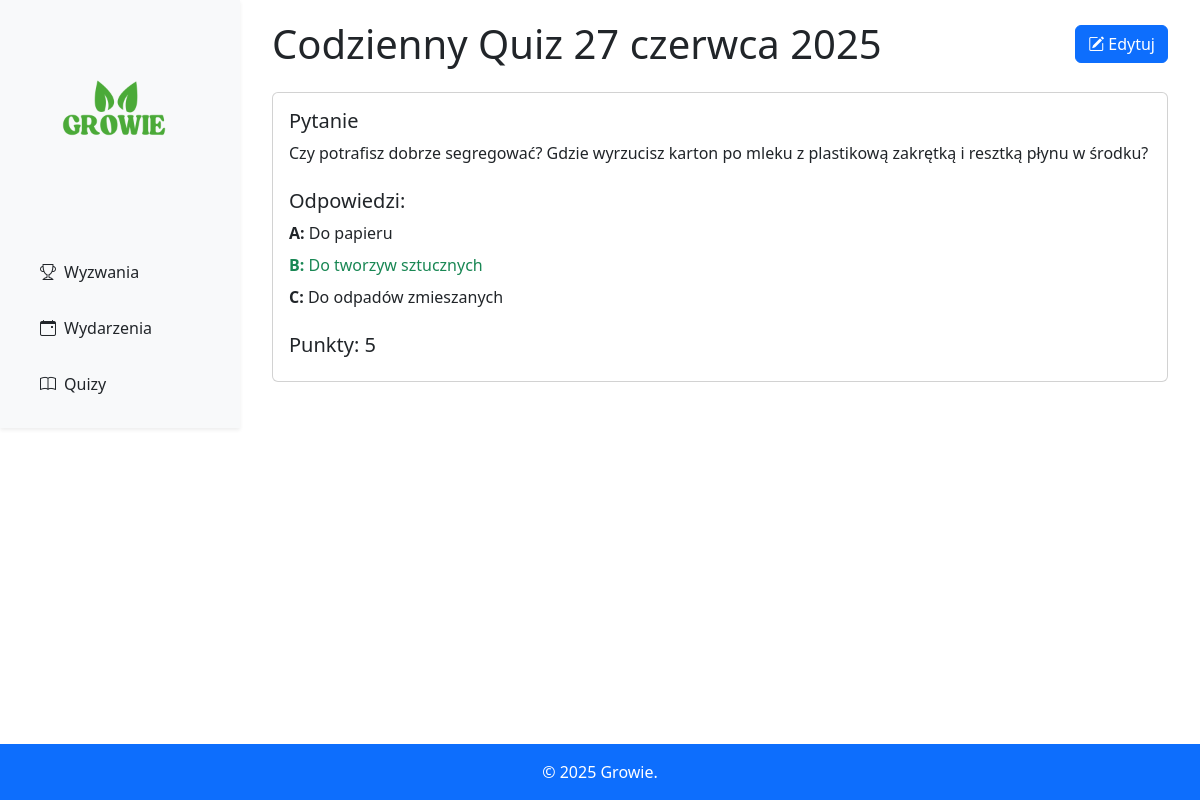
Screenshot of /gamification/quizzes/details/2 with the database file from the repository.
### gamification/models.py (models this page shows, shortened)
class Quiz(models.Model):
    question = models.CharField(max_length=200)
    answer_a = models.CharField(max_length=200)
    answer_b = models.CharField(max_length=200)
    answer_c = models.CharField(max_length=200)
    correct_answer = models.CharField(max_length=1)
    date = models.DateField()
    points = models.IntegerField()

### gamification/views.py (the view)
# urls.py: path('quizzes/details/<int:pk>', views.QuizDetailsView.as_view(), name='quizzes_details'),
class QuizDetailsView(DetailView):
    model = Quiz
    fields = '__all__'

### templates/gamification/quiz_detail.html (shortened to what this page needs)
{% extends 'layout.html' %}
{% block content %}
    <div class="container">
        <div class="d-flex justify-content-between align-items-center mb-4">
            <h1 class="mb-0">Codzienny Quiz {{ quiz.date|date:"d E Y" }}</h1>
            <a href="{% url 'quizzes_update' quiz.pk %}" class="btn btn-primary">
                <i class="bi bi-pencil-square"></i> Edytuj
            </a>
        </div>
        <div class="card">
            <div class="card-body">
                <div class="mb-4">
                    <h5 class="card-title">Pytanie</h5>
                    <p class="card-text">{{ quiz.question }}</p>
                </div>
                <div class="mb-4">
                    <h5>Odpowiedzi:</h5>
                    <ul class="list-unstyled">
                        <li class="mb-2 {% if quiz.correct_answer == 'a' %}text-success{% endif %}">
                            <strong>A:</strong> {{ quiz.answer_a }}</li>
                        <li class="mb-2 {% if quiz.correct_answer == 'b' %}text-success{% endif %}">
                            <strong>B:</strong> {{ quiz.answer_b }}</li>
                        <li class="mb-2 {% if quiz.correct_answer == 'c' %}text-success{% endif %}">
                            <strong>C:</strong> {{ quiz.answer_c }}</li>
                    </ul>
                </div>
                <div class="row">
                    <div class="col-md-6">
                        <h5>Punkty: {{ quiz.points }}</h5>
                    </div>
                </div>
            </div>
        </div>
    </div>
{% endblock %}

### rows the page displays
Quiz: date "27 czerwca 2025", question "Czy potrafisz dobrze segregować? Gdzie wyrzucisz karton po mleku z plastikową zakrętką i resztką płynu w środku?", answer_a "Do papieru", answer_b "Do tworzyw sztucznych", answer_c "Do odpadów zmieszanych", points "5"
